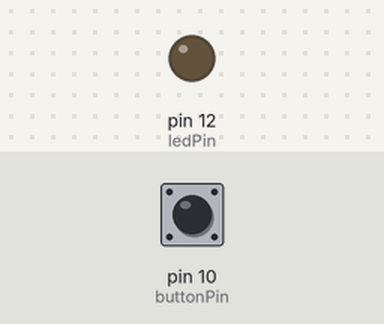
Bench run of a sketch on a simulated Arduino Uno, built with avr-gcc and run on an emulated ATmega328P. Shown: output pins drawn as LEDs (lit = HIGH). The test bench sets the inputs (shaded band); at power-on: pin 10 (buttonPin) HIGH.

Above: at 1.2 s.
1.3 s: pin 10 (buttonPin) pulled LOW for 0.15 s
At 1.37 s:
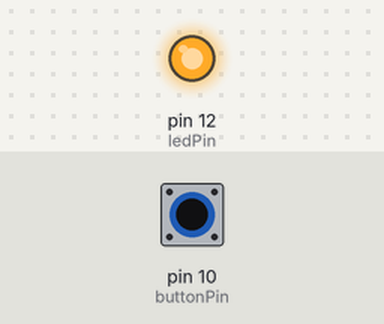
2.9 s: pin 10 (buttonPin) pulled LOW for 3.2 s
At 6.9 s:
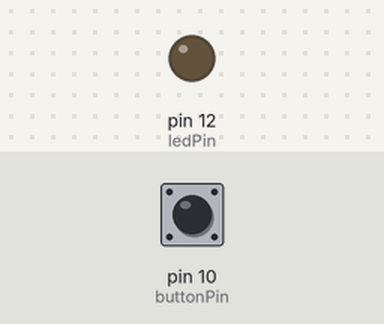
Timing chart, 0 to 8.4 s (numbered marks = the images above; inputs shaded):
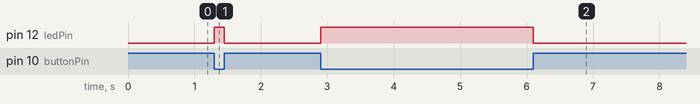

Measured:
- after the input at 1.3 s, pin 12 (ledPin): LOW → HIGH at once, → LOW 0.15 s later
- after the input at 2.9 s, pin 12 (ledPin): LOW → HIGH at once, → LOW 3.2 s later

The sketch:

LED-with-button.ino
```cpp
//On what pin the button will be connected
int buttonPin=10;
//On what pin the LED will be connected
int ledPin=12;
//Stores the state of the button
bool buttonState;

void setup() {
  //Set what mode the pin will work as (output or input)
  pinMode(buttonPin,INPUT_PULLUP);
  pinMode(ledPin,OUTPUT);

}

void loop() {
  //See if the button is pressed or not
  buttonState=!digitalRead(buttonPin);
  //Write to the LED the current state of the button
  digitalWrite(ledPin,buttonState);
}
```
